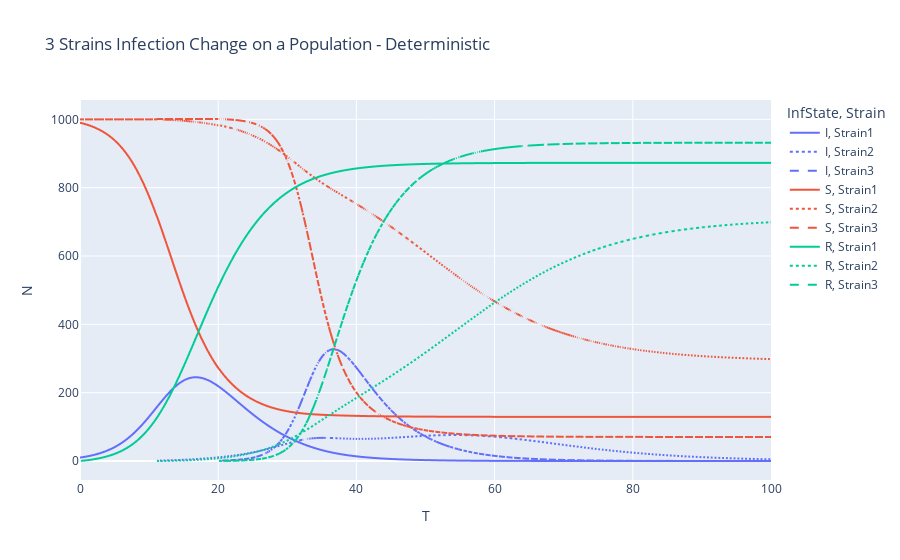

Source (notebook cell):
### Markdown cell above
Plot the graph. Look at S, I, and R change on each strain.

### Code cell
long_epi_determ = SIR_3Strain.full_epi.melt(id_vars=['N','T'], value_vars=['Strain1', 'Strain2', 'Strain3'], var_name='Strain', value_name="InfState")
long_epi_determ = long_epi_determ.groupby(["T","Strain","InfState"]).sum().reset_index()

epi_fig_determ = px.line(long_epi_determ, x="T", y="N", color="InfState", line_dash="Strain", title='3 Strains Infection Change on a Population - Deterministic')
epi_fig_determ.show()

### Figure 1 — Plotly figure (JSON) as saved in the notebook; plotly's stock layout.template omitted (floating-point values rounded to 4 significant figures; data arrays with more than 128 entries replaced by an {"elided": "..."} marker saying what was removed)
{"data": [{"hovertemplate": "InfState=I<br>Strain=Strain1<br>T=%{x}<br>N=%{y}<extra></extra>", "legendgroup": "I, Strain1", "line": {"color": "#636efa", "dash": "solid"}, "marker": {"symbol": "circle"}, "mode": "lines", "name": "I, Strain1", "showlegend": true, "type": "scattergl", "x": {"elided": "401 float values"}, "xaxis": "x", "y": {"elided": "401 float values"}, "yaxis": "y"}, {"hovertemplate": "InfState=I<br>Strain=Strain2<br>T=%{x}<br>N=%{y}<extra></extra>", "legendgroup": "I, Strain2", "line": {"color": "#636efa", "dash": "dot"}, "marker": {"symbol": "circle"}, "mode": "lines", "name": "I, Strain2", "showlegend": true, "type": "scattergl", "x": {"elided": "356 float values"}, "xaxis": "x", "y": {"elided": "356 float values"}, "yaxis": "y"}, {"hovertemplate": "InfState=I<br>Strain=Strain3<br>T=%{x}<br>N=%{y}<extra></extra>", "legendgroup": "I, Strain3", "line": {"color": "#636efa", "dash": "dash"}, "marker": {"symbol": "circle"}, "mode": "lines", "name": "I, Strain3", "showlegend": true, "type": "scattergl", "x": {"elided": "320 float values"}, "xaxis": "x", "y": {"elided": "320 float values"}, "yaxis": "y"}, {"hovertemplate": "InfState=S<br>Strain=Strain1<br>T=%{x}<br>N=%{y}<extra></extra>", "legendgroup": "S, Strain1", "line": {"color": "#EF553B", "dash": "solid"}, "marker": {"symbol": "circle"}, "mode": "lines", "name": "S, Strain1", "showlegend": true, "type": "scattergl", "x": {"elided": "401 float values"}, "xaxis": "x", "y": {"elided": "401 float values"}, "yaxis": "y"}, {"hovertemplate": "InfState=S<br>Strain=Strain2<br>T=%{x}<br>N=%{y}<extra></extra>", "legendgroup": "S, Strain2", "line": {"color": "#EF553B", "dash": "dot"}, "marker": {"symbol": "circle"}, "mode": "lines", "name": "S, Strain2", "showlegend": true, "type": "scattergl", "x": {"elided": "401 float values"}, "xaxis": "x", "y": {"elided": "401 float values"}, "yaxis": "y"}, {"hovertemplate": "InfState=S<br>Strain=Strain3<br>T=%{x}<br>N=%{y}<extra></extra>", "legendgroup": "S, Strain3", "line": {"color": "#EF553B", "dash": "dash"}, "marker": {"symbol": "circle"}, "mode": "lines", "name": "S, Strain3", "showlegend": true, "type": "scattergl", "x": {"elided": "401 float values"}, "xaxis": "x", "y": {"elided": "401 float values"}, "yaxis": "y"}, {"hovertemplate": "InfState=R<br>Strain=Strain1<br>T=%{x}<br>N=%{y}<extra></extra>", "legendgroup": "R, Strain1", "line": {"color": "#00cc96", "dash": "solid"}, "marker": {"symbol": "circle"}, "mode": "lines", "name": "R, Strain1", "showlegend": true, "type": "scattergl", "x": {"elided": "400 float values"}, "xaxis": "x", "y": {"elided": "400 float values"}, "yaxis": "y"}, {"hovertemplate": "InfState=R<br>Strain=Strain2<br>T=%{x}<br>N=%{y}<extra></extra>", "legendgroup": "R, Strain2", "line": {"color": "#00cc96", "dash": "dot"}, "marker": {"symbol": "circle"}, "mode": "lines", "name": "R, Strain2", "showlegend": true, "type": "scattergl", "x": {"elided": "356 float values"}, "xaxis": "x", "y": {"elided": "356 float values"}, "yaxis": "y"}, {"hovertemplate": "InfState=R<br>Strain=Strain3<br>T=%{x}<br>N=%{y}<extra></extra>", "legendgroup": "R, Strain3", "line": {"color": "#00cc96", "dash": "dash"}, "marker": {"symbol": "circle"}, "mode": "lines", "name": "R, Strain3", "showlegend": true, "type": "scattergl", "x": {"elided": "320 float values"}, "xaxis": "x", "y": {"elided": "320 float values"}, "yaxis": "y"}], "layout": {"legend": {"title": {"text": "InfState, Strain"}, "tracegroupgap": 0}, "title": {"text": "3 Strains Infection Change on a Population - Deterministic"}, "xaxis": {"anchor": "y", "domain": [0, 1], "title": {"text": "T"}}, "yaxis": {"anchor": "x", "domain": [0, 1], "title": {"text": "N"}}}}
